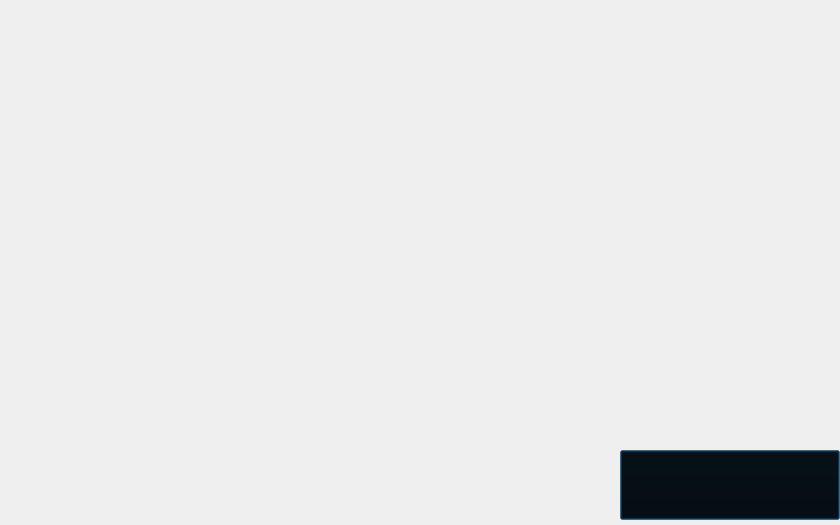
<?xml version="1.0" encoding="UTF-8"?>
<ui version="4.0">
 <class>Gameover</class>
 <widget class="QDialog" name="Gameover">
  <property name="geometry">
   <rect>
    <x>0</x>
    <y>0</y>
    <width>840</width>
    <height>525</height>
   </rect>
  </property>
  <property name="windowTitle">
   <string>Dialog</string>
  </property>
  <property name="styleSheet">
   <string notr="true">background-image: url(:/res/gameover/PlantsWon.png);</string>
  </property>
  <widget class="QPushButton" name="back">
   <property name="geometry">
    <rect>
     <x>620</x>
     <y>450</y>
     <width>220</width>
     <height>70</height>
    </rect>
   </property>
   <property name="styleSheet">
    <string notr="true">background:transparent;
background-image: url(:/res/gameover/back.png);</string>
   </property>
   <property name="text">
    <string/>
   </property>
  </widget>
 </widget>
 <resources/>
 <connections/>
</ui>
